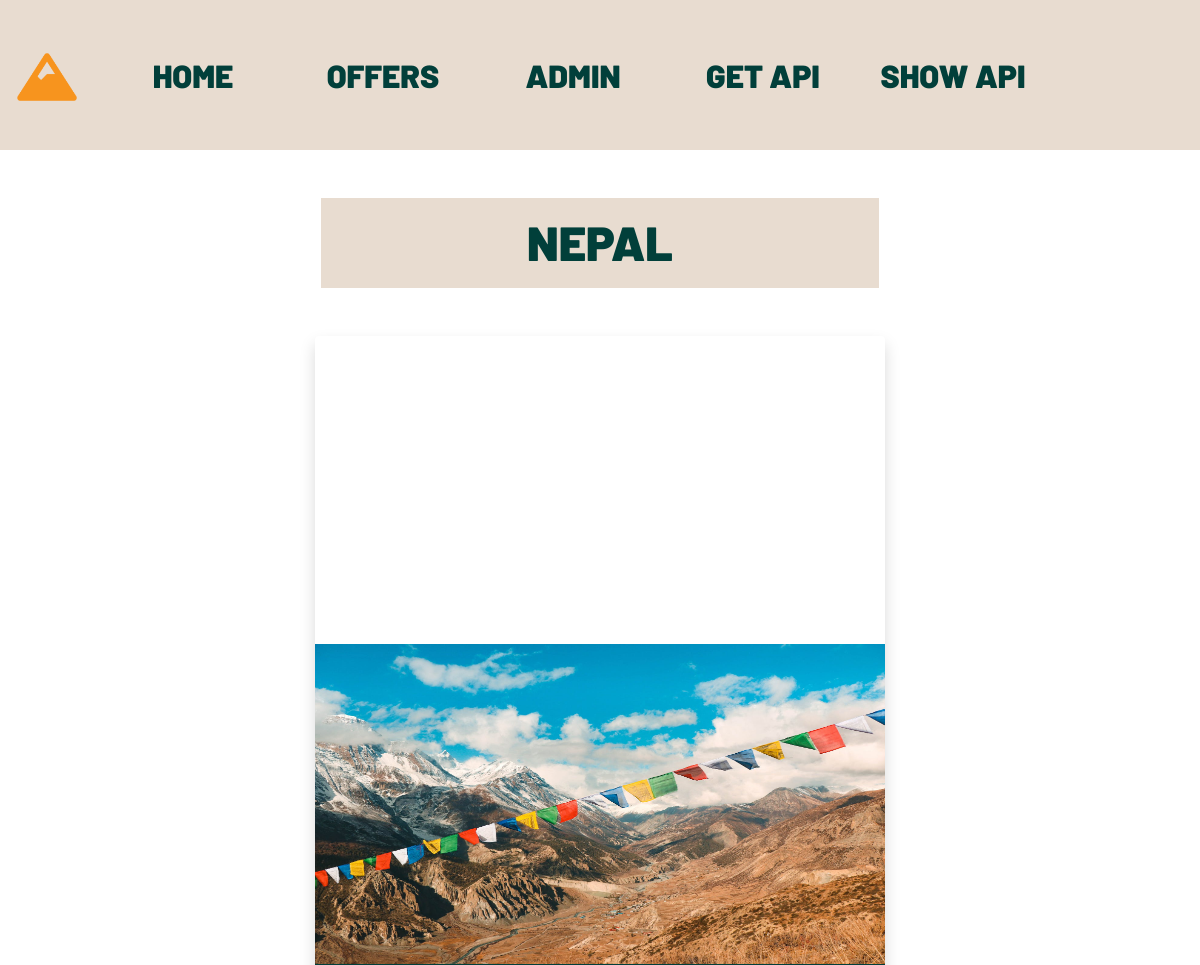
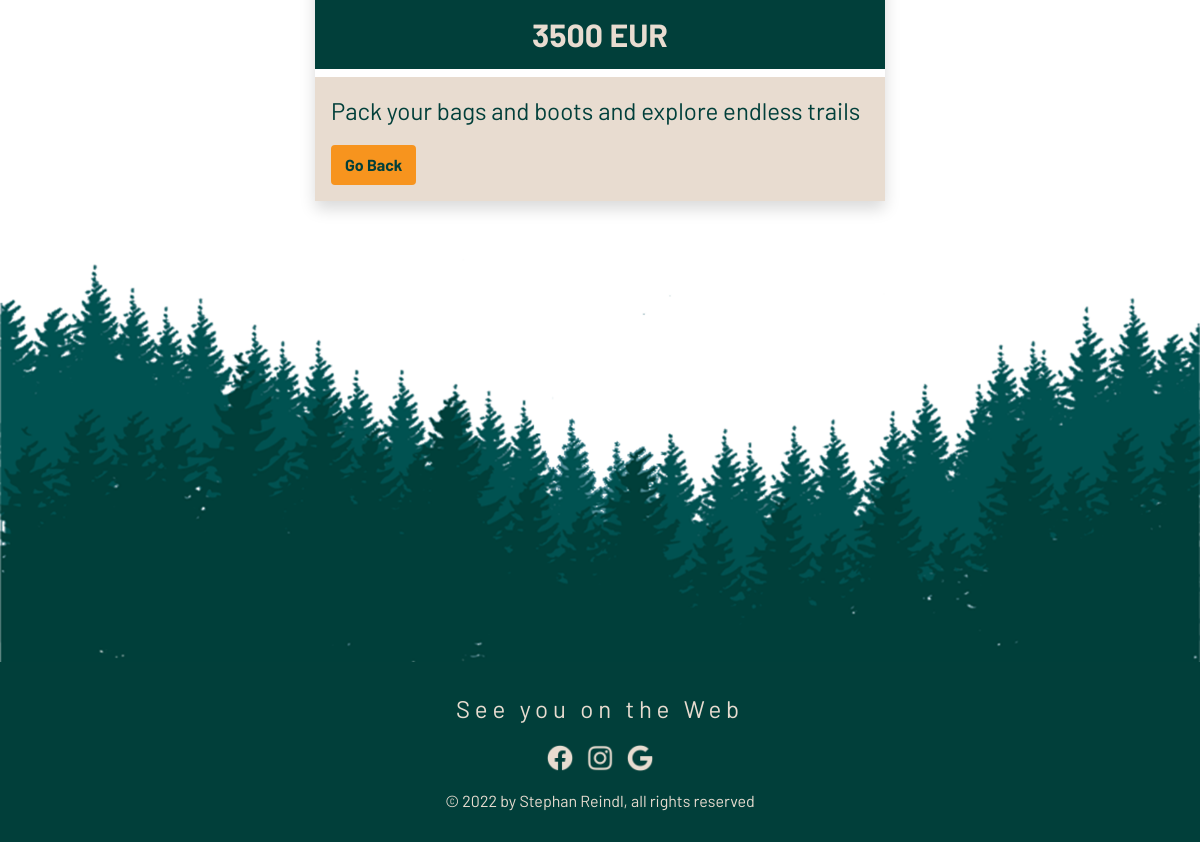
Page /details.php?id=1 on the committed database (2 pictures, top to bottom).
### tables this page shows
CREATE TABLE `locations` (
  `id` int(11) NOT NULL,
  `name` varchar(100) NOT NULL,
  `price` int(11) NOT NULL,
  `description` varchar(200) NOT NULL,
  `picture` varchar(100) NOT NULL,
  `longitude` varchar(100) DEFAULT NULL,
  `latitude` varchar(100) DEFAULT NULL
);

### details.php (the view, shortened to what this page needs)
<?php
require_once "crud/components/db_connect.php";
if(isset($_GET["id"]) && !empty($_GET["id"])) {
    $sql ="SELECT * FROM locations WHERE id = $_GET[id]";
    $result = mysqli_query($connect, $sql);
    $row = mysqli_fetch_assoc($result);
}
?>
<!DOCTYPE html>
<html lang="en">
<head>
    <?php require_once "crud/components/bootstrap.php"?>
    <link rel="stylesheet" href="css/style.css">
</head>
<body>
<?php require_once "crud/components/navbar_admin.php" ?>
    <div class="container">
        <h1 class="text-center mt-5 mb-5 p-3"><?=$row["name"]?></h1>
        <div class="row justify-content-center mb-5">
        <div class="card p-0 shadow border-0 details-card">
            <div id="map"></div>
                <img src="img/<?=$row["picture"]?>" class="card-img-top rounded-0 mt-2" alt="<?=$row["name"]?>">
                <h5 class="card-title p-3 text-center"><?=$row["price"]?> EUR</h5>
                <div class="card-body">
                    <p class="card-text"><?=$row["description"]?></p>
                    <a href="index.php" class="btn btn-primary">Go Back</a>
                </div>
            </div>
        </div>
    </div>
<?php require_once "crud/components/footer.php" ?>
</body>
</html>

### css/style.css (style rules this page uses)
* { padding: 0; margin: 0; }
body { position: relative; font-family: "Barlow", sans-serif; scroll-behavior: smooth; }
h1 { color: #013f3a; background: #E8DCD0; font-size: 4vw; font-weight: 900; text-transform: uppercase; width: 50%; text-align: center; margin: 0 auto; }
.btn { background: #f7941e; border: 2px solid #f7941e; color: #013f3a; font-weight: bold; transition: 0.3s ease; }
.card { width: 25rem; }
.card .card-title { background: #013f3a; color: #E8DCD0; font-weight: 700; font-size: 2em; }
.card img { width: 100%; height: 15rem; }
.card .card-body { background: #E8DCD0; }
.card .card-body .card-text { font-size: 1.5em; color: #013f3a; }
.details-card { width: 50%; }
.details-card img { height: 20rem; }
#map { height: 300px; width: 100%; }

### rows in the picture
locations: name "NEPAL", picture (picture), price "3500", description "Pack your bags and boots and explore endless trails"
